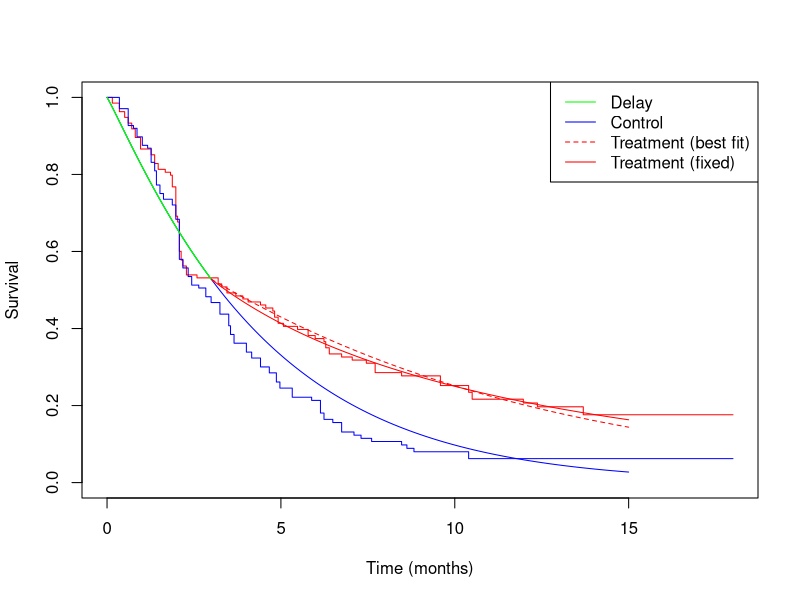
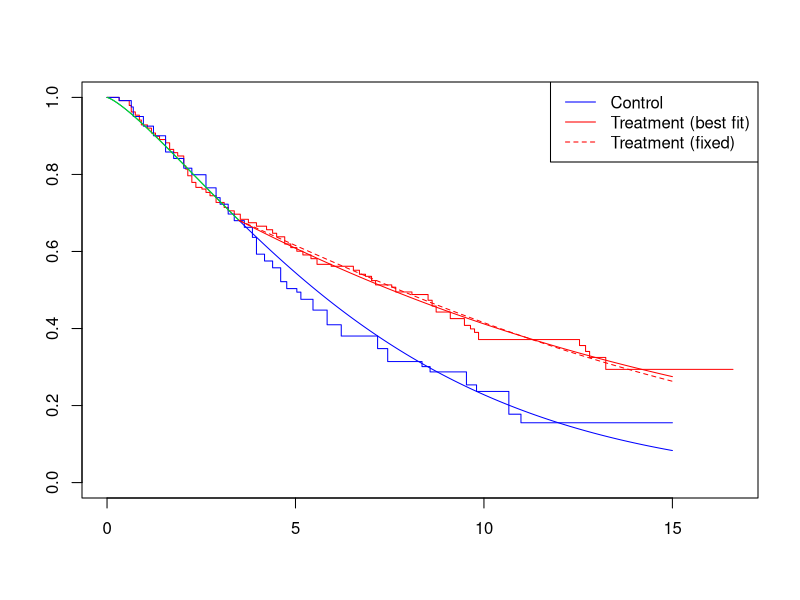

Write the R code that produced these figures, in order.
#Data sets that Satrajit sent me for DTE
library(survival)
#First data set

png("DS2.png", units="in", width=5, height=5, res=700)
DTEDataSet1 <- read.csv(file = "DTE/Datasets/Satrajits/CM017PFS.csv")

TreatmentData <- data.frame(time = DTEDataSet1$NIVO_Time[1:135], cens = DTEDataSet1$NIVO_Event_Flag[1:135])
 
ControlData <- data.frame(time = DTEDataSet1$DOX_Time, cens = DTEDataSet1$DOX_Event_Flag)

TreatmentFit <- survfit(Surv(time, cens)~1, data = TreatmentData)

ControlFit <- survfit(Surv(time, cens)~1, data = ControlData)

plot(TreatmentFit, conf.int = F, col="red", xlim=c(0,18), xlab="Time (months)", ylab="Survival")

lines(ControlFit, conf.int = F, col="blue")

legend("topright", legend = c("Control", "Treatment"), col=c("blue", "red"), lty=1)


##Fitting Weibull model to the data

weibfit <- survreg(Surv(time, cens)~1, data = ControlData, dist = "weibull")

gamma2 <- as.numeric(exp(-weibfit$icoef[2]))

lambda2 <- as.numeric(1/(exp(weibfit$icoef[1])))

controltime <- seq(0, 15, by=0.01)
controlsurv <- exp(-(lambda2*controltime)^gamma2)


lines(controltime, controlsurv, col="blue")

#Two scenarios, 1 where we allow gamma1 to vary, 1 where we do not


#First scenario

#We estimate T to be about 3 here

#Need to find a least squares estimate for this Weibull parameterisation


#gamma2 = 1.07
#lambda2 = 0.21

#Write a function which finds the squared differences

kmfit <- survfit(Surv(time, cens)~1, data = TreatmentData)

treatmenttime <- seq(0, 3, by=0.01)
treatmentsurv <- controlsurv <- exp(-(lambda2*treatmenttime)^gamma2)

lines(treatmenttime, treatmentsurv, col="green")


treatmenttime1 <- seq(3, 15, by=0.01)

optimfunc <- function(par){
  diff <- 0
  for (i in 1:length(treatmenttime1)){
    y <-  kmfit$surv[sum(kmfit$time<treatmenttime1[i])]
    treatmentsurv <- exp(-(lambda2*3)^gamma2 - par[1]^par[2]*(treatmenttime1[i]^par[2]-3^par[2]))
    diff <- diff + (y-treatmentsurv)^2 
  }
  return(diff) 
}



optimoutput <-  optim(par = c(0.2, 1), fn = optimfunc)
lambda1 <- optimoutput$par[1]
gamma1 <- optimoutput$par[2]


treatmenttime1 <- seq(3, 15, by=0.01)
treatmentsurv1 <- exp(-(lambda2*3)^gamma2 - lambda1^gamma1*(treatmenttime1^gamma1-3^gamma1))

lines(treatmenttime1, treatmentsurv1, col="red")

###Now we do it but we do not allow gamma1 to vary

treatmenttime <- seq(0, 3, by=0.01)
treatmentsurv <- controlsurv <- exp(-(lambda2*treatmenttime)^gamma2)

lines(treatmenttime, treatmentsurv, col="green")


treatmenttime1 <- seq(3, 15, by=0.01)

optimfunc <- function(par){
  diff <- 0
  gamma1 <- gamma2
  for (i in 1:length(treatmenttime1)){
    y <-  kmfit$surv[sum(kmfit$time<treatmenttime1[i])]
    treatmentsurv <- exp(-(lambda2*3)^gamma2 - par[1]^gamma1*(treatmenttime1[i]^gamma1-3^gamma1))
    diff <- diff + (y-treatmentsurv)^2 
  }
  return(diff) 
}



lambda1only <-  optimize(optimfunc, c(0, 2))$minimum


treatmenttime1 <- seq(3, 15, by=0.01)
treatmentsurv1 <- exp(-(lambda2*3)^gamma2 - lambda1only^gamma2*(treatmenttime1^gamma2-3^gamma2))

lines(treatmenttime1, treatmentsurv1, col="red", lty=2)

legend("topright", legend = c("Delay", "Control", "Treatment (best fit)", "Treatment (fixed)"), col=c("green", "blue", "red", "red"), lty=c(1, 1, 2))


#Second data set
DTEDataSet2 <- read.csv(file = "DTE/Datasets/Satrajits/CM141OS.csv")


TreatmentData <- data.frame(time = DTEDataSet2$Nivolumab_Time, cens = DTEDataSet2$Nivolumab_Event)

ControlData <- data.frame(time = DTEDataSet2$SOC_Time[1:121], cens = DTEDataSet2$SOC_Event[1:121])

TreatmentFit <- survfit(Surv(time, cens)~1, data = TreatmentData)

ControlFit <- survfit(Surv(time, cens)~1, data = ControlData)

plot(TreatmentFit, conf.int = F, col="red")

lines(ControlFit, conf.int = F, col="blue")

##Fitting Weibull model to the data

weibfit <- survreg(Surv(time, cens)~1, data = ControlData, dist = "weibull")

gamma2 <- as.numeric(exp(-weibfit$icoef[2]))

lambda2 <- as.numeric(1/(exp(weibfit$icoef[1])))

controltime <- seq(0, 15, by=0.01)
controlsurv <- exp(-(lambda2*controltime)^gamma2)


lines(controltime, controlsurv, col="blue")

#We estimate T to be about 3.5 here


#Need to find a least squares estimate for this Weibull parameterisation


#gamma2 = 1.28
#lambda2 = 0.13

#Write a function which finds the squared differences

kmfit <- survfit(Surv(time, cens)~1, data = TreatmentData)

treatmenttime <- seq(0, 3.5, by=0.01)
treatmentsurv <- controlsurv <- exp(-(lambda2*treatmenttime)^gamma2)

lines(treatmenttime, treatmentsurv, col="green")


treatmenttime1 <- seq(3.5, 15, by=0.01)

optimfunc <- function(par){
  diff <- 0
  for (i in 1:length(treatmenttime1)){
    y <-  kmfit$surv[sum(kmfit$time<treatmenttime1[i])]
    treatmentsurv <- exp(-(lambda2*3.5)^gamma2 - par[1]^par[2]*(treatmenttime1[i]^par[2]-3.5^par[2]))
    diff <- diff + (y-treatmentsurv)^2 
  }
  return(diff) 
}



optimoutput <-  optim(par = c(0.2, 1), fn = optimfunc)
lambda1 <- optimoutput$par[1]
gamma1 <- optimoutput$par[2]


treatmenttime1 <- seq(3.5, 15, by=0.01)
treatmentsurv1 <- exp(-(lambda2*3.5)^gamma2 - lambda1^gamma1*(treatmenttime1^gamma1-3.5^gamma1))

lines(treatmenttime1, treatmentsurv1, col="red")

###Now we do it but we do not allow gamma1 to vary


treatmenttime1 <- seq(3.5, 15, by=0.01)

optimfunc <- function(par){
  diff <- 0
  gamma1 <- gamma2
  for (i in 1:length(treatmenttime1)){
    y <-  kmfit$surv[sum(kmfit$time<treatmenttime1[i])]
    treatmentsurv <- exp(-(lambda2*3.5)^gamma2 - par[1]^gamma1*(treatmenttime1[i]^gamma1-3.5^gamma1))
    diff <- diff + (y-treatmentsurv)^2 
  }
  return(diff) 
}



lambda1only <-  optimize(optimfunc, c(0, 2))$minimum


treatmenttime1 <- seq(3.5, 15, by=0.01)
treatmentsurv1 <- exp(-(lambda2*3.5)^gamma2 - lambda1only^gamma2*(treatmenttime1^gamma2-3.5^gamma2))

lines(treatmenttime1, treatmentsurv1, col="red", lty=2)

legend("topright", legend = c("Control", "Treatment (best fit)", "Treatment (fixed)"), col=c("blue", "red", "red"), lty=c(1, 1, 2))






